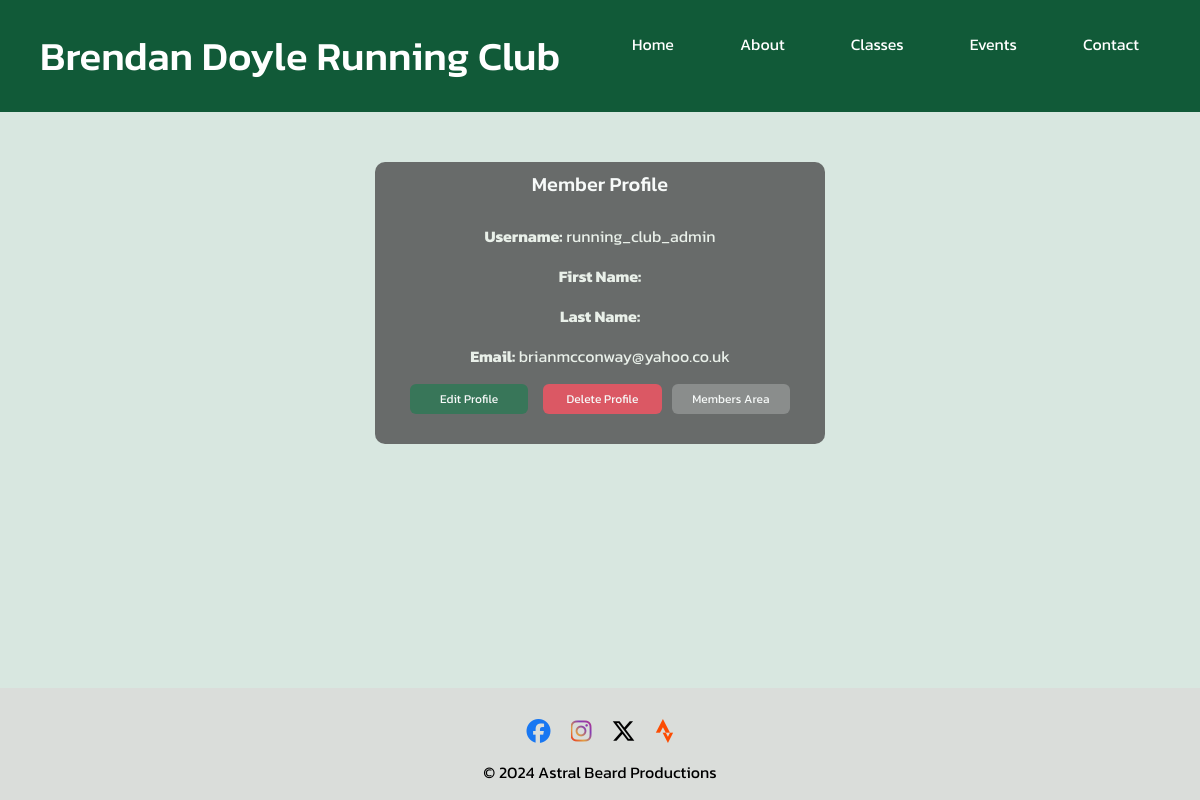
Page /profiles/ (signed in) on the committed database.
### profiles/models.py (models this page shows, shortened)
class Profile(models.Model):
    user = models.OneToOneField(User, on_delete=models.CASCADE)

### profiles/views.py (the view)
# urls.py: path('', ProfileDetailView.as_view(), name='profile_detail'),
class ProfileDetailView(LoginRequiredMixin, DetailView):
    model = Profile
    template_name = 'profiles/profile_detail.html'
    def get_object(self):
        profile = get_object_or_404(Profile, user=self.request.user)
        if not self.request.user.is_active:
            raise PermissionDenied("Your account is not active.")
        return profile

### profiles/templates/profiles/profile_detail.html (shortened to what this page needs)
{% extends "base.html" %}
{% block content %}
<div class="container profile-section">
    <div class="form-container">
        <h2>Member Profile</h2>
        <div class="profile-details">
            <p><strong>Username:</strong> {{ profile.user.username }}</p>
            <p><strong>First Name:</strong> {{ profile.user.first_name }}</p>
            <p><strong>Last Name:</strong> {{ profile.user.last_name }}</p>
            <p><strong>Email:</strong> {{ profile.user.email }}</p>
            <div class="profile-buttons">
                <a href="{% url 'profile_update' %}" class="btn btn-primary">Edit Profile</a>
                <a href="{% url 'profile_delete' %}" class="btn btn-danger">Delete Profile</a>
                <a href="{% url 'my_members' %}" class="btn btn-secondary">Members Area</a>
            </div>
        </div>
    </div>
</div>
{% endblock %}

### static/css/style.css (style rules this page uses)
body { font-family: Kanit, sans-serif; background-color: #d8e7e0; margin: 0; padding: 0; display: flex; flex-direction: column; min-height: 100vh; }
.profile-details { padding: 20px; border-radius: 8px; max-width: 100%; color: #eef3ec; text-align: center; word-wrap: break-word; }
.profile-buttons { display: flex; flex-direction: column; gap: 10px; }
@media (min-width: 768px) { .profile-buttons { flex-direction: row; gap: 0; } }
@media (min-width: 768px) { .profile-buttons .btn { margin: 0 5px; } }
@media (min-width: 768px) { .profile-buttons .btn-danger { margin-left: 10px; } }
.form-container { background-color: #4d4d4d; opacity: 0.8; padding: 10px; border-radius: 10px; max-width: 450px; margin: 10px auto; color: #ffffff; text-align: center; }
.form-container h2 { font-size: 1.25rem; }
.btn { width: 100%; max-width: 200px; padding: 6px; font-size: 12px; margin-top: 6px; cursor: pointer; transition: background-color 0.3s ease; }
.btn-primary { background-color: #115a38; border: none; color: #ffffff; }
.btn-danger { background-color: #dc3545; border: none; color: #ffffff; }
.btn-secondary { background-color: #777777; border: none; color: #ffffff; }
.profile-section::before { background-image: url('https://res.cloudinary.com/dihqalmzm/image/upload/v1721561345/pete-2_a0w4rl.jpg'); background-color: #d8e7e0; opacity: 0.5; content: ""; position: fixed; top: 0; left: 0; width: 100%; height: 100%; background-size: cover; background-position: center top 20%; background-repeat: no-repeat; background-attachment: fixed; z-index: -1; }

### rows in the picture
Profile: user.username "running_club_admin", user.email "brianmcconway@yahoo.co.uk"
